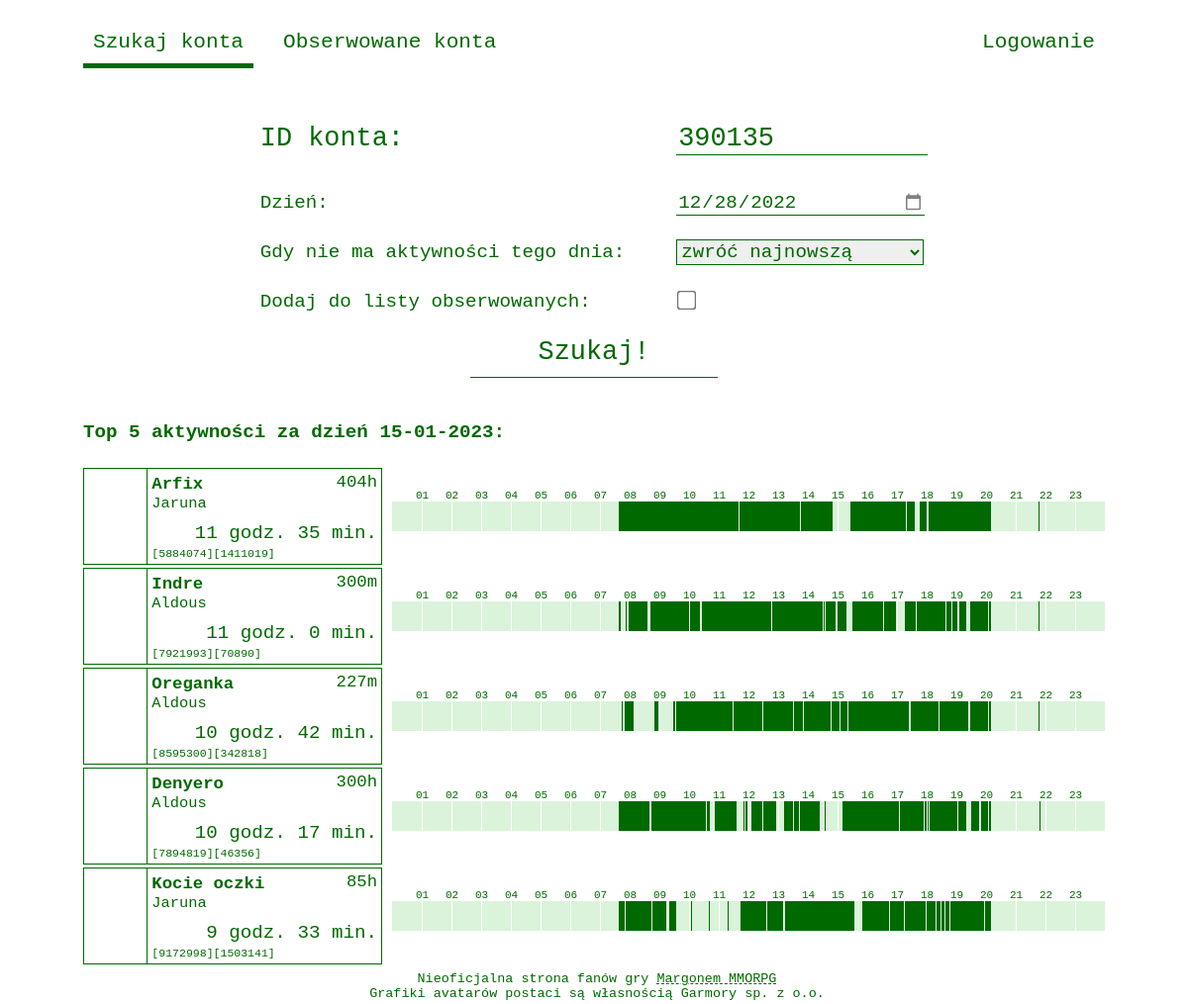
Screenshot of /stats/ with the database file from the repository.
### stats/models.py (models this page shows, shortened)
class Character(models.Model):
    class Profession(models.TextChoices):
        WARRIOR = 'w'
        MAGE = 'm'
        HUNTER = 'h'
        TRACKER = 't'
        PALADIN = 'p'
        BLADE_DANCER = 'b'
    account = models.ForeignKey(Account, on_delete=models.CASCADE)
    cid = models.IntegerField()
    world = models.CharField(max_length=10)
    nick = models.CharField(max_length=40, blank=True)
    lvl = models.SmallIntegerField(blank=True, null=True)
    prof = models.CharField(max_length=1, choices=Profession.choices, default=Profession.WARRIOR)
    avatar_url = models.CharField(max_length=200, blank=True)
    @property
    def nick_or_null(self) -> str:
        return "????" if len(self.nick) == 0 else self.nick
    @property
    def lvl_prof_or_null(self) -> str:
        return "??" if self.lvl is None else f"{self.lvl}{self.prof}"

class Activity(models.Model):
    character = models.ForeignKey(Character, on_delete=models.CASCADE)
    date = models.DateField(auto_now_add=True)
    activity = models.BinaryField(max_length=180, default=activity_default)  # 60 * 24 / 8
    @property
    def total_minutes(self) -> int:
        return self.__bits_unpacked.sum()
    @property
    def activity_time(self) -> str:
        total_minutes = self.total_minutes
        hours = int(total_minutes // 60)
        minutes = int(total_minutes % 60)
        str_ = f"{minutes} min."
        if hours > 0:
            str_ = f"{hours} godz. " + str_
        return str_
    @property
    def activity_plot(self):
        plot_width = 720
        bits = self.__bits_unpacked
        start_end_list = self.__get_start_end_list(bits)
        div_list = []
        for i in range(60, 1440, 60):
            left = round(i * plot_width / 1440, 4) + 10
            div_line = f"""<div class="activity-plot-hour-line" style="left: {left}px;"></div>"""
            div_list.append(div_line)
            hour = f"{i // 60:02d}"
            div_hour = f"""<div class="activity-plot-hour" style="left: {left - 6}px;">{hour}</div>"""
            div_list.append(div_hour)
        for (start, end) in start_end_list:
            left = round(start * plot_width / 1440, 4) + 10
            width = round((end - start) * plot_width / 1440, 4)
            div = f"""<div class="activity-plot-line" style="left: {left}px; width: {width}px;"></div>"""
            div_list.append(div)
        return "\n".join(div_list)
    @property
    def __bits_unpacked(self) -> np.ndarray:
        return np.unpackbits(np.asarray(bytearray(self.activity)))
    @staticmethod
    def __get_start_end_list(bits: np.ndarray) -> List[Tuple[int, int]]:
        start_end_list = []
        start = None
        for i in range(0, len(bits)):
            if bits[i] == 1 and start is None:
                start = i
            if bits[i] == 0 and start is not None:
                start_end_list.append((start, i))
                start = None
        if start is not None:
            start_end_list.append((start, len(bits)))
        return start_end_list

### stats/views.py (the view)
# urls.py: path('', views.IndexView.as_view(), name='index'),
class IndexView(View):
    http_method_names = ['get', 'post']
    def get(self, request):
        context = self.get_context_data(request)
        return render(request, 'stats/index.html', context)
    def post(self, request):
        """
        Obsługuje formularz wyszukiwania konta
        Kiedy dane formularza są poprawne, przekierowuje na szczegółowy widok dla podanego konta i daty
        """
        form = SearchAccountForm(request.POST)
        if form.is_valid():
            account_id = form.cleaned_data['account_id']
            activity_date = form.cleaned_data['activity_date']
            no_date_option = form.cleaned_data['no_date_option']
            follow = form.cleaned_data['follow']
            request.session["follow"] = follow
            request.session["no_date_option"] = no_date_option
            return redirect('stats:detail', aid=account_id, activity_date=activity_date)
        context = self.get_context_data(request, form)
        return render(request, 'stats/index.html', context)
    def get_context_data(self, request, form: SearchAccountForm = None):
        context = {
            'form': self.get_form(request, form),
            'top': self.get_top_ranking()
        }
        return context
    @staticmethod
    def get_form(request, form: SearchAccountForm = None):
        if form is not None:
            return form
        if 'account_not_exists' in request.session:
            aid, activity_date = request.session["account_not_exists"].values()
            form = SearchAccountForm({'account_id': aid, 'activity_date': activity_date, 'no_date_option': 'last'})
            request.session.pop('account_not_exists', None)
        else:
            form = SearchAccountForm(initial={'account_id': 390135, 'activity_date': date(2022, 12, 28)})
        form.fields['activity_date'].widget.attrs.update({
            'min': '2022-12-28',
            'max': date.today()
        })
        return form
    @staticmethod
    def get_top_ranking():
        latest_activity_date = Activity.objects.aggregate(Max('date')).get('date__max')
        activity_query_set = Activity.objects.filter(date=latest_activity_date)
        top_activity = sorted(activity_query_set, key=lambda a: a.total_minutes, reverse=True)[:5]
        top_character_activity = [(activity.character, activity) for activity in top_activity]
        return {
            'date': latest_activity_date,
            'character_activity_list': top_character_activity
        }

### stats/forms.py
class SearchAccountForm(forms.Form):
    account_id = AccountIdField()
    activity_date = forms.DateField(
        label='Dzień',
        widget=forms.DateInput(attrs={'type': 'date'}),
        required=True
    )
    no_date_option = forms.ChoiceField(
        label='Gdy nie ma aktywności tego dnia',
        choices=(
            ('last', 'zwróć najnowszą'),
            ('first', 'zwróć najstarszą')
        )
    )
    follow = forms.BooleanField(
        label='Dodaj do listy obserwowanych',
        required=False
    )

### stats/templates/stats/index.html (shortened to what this page needs)
{% extends "stats/base.html" %}
{% load static %}
{% block content %}
    {% load static %}
    <link rel="stylesheet" href="{% static 'stats/css/index.css' %}">
    <form action="{% url 'stats:index' %}" method="post">
        <table>{{ form.as_table }}
            <tr>
                <td colspan="2"><input type="submit" value="Szukaj!"></td>
            </tr>
        </table>
    </form>
    {% if top %}
        <h4>Top 5 aktywności za dzień {{ top.date|date:"d-m-Y" }}:</h4>
        {% include "stats/char_box_and_plot.html" with character_activity_list=top.character_activity_list only %}
    {% endif %}
{% endblock %}

### stats/templates/stats/char_box_and_plot.html (shortened to what this page needs)
{% load static %}
<link rel="stylesheet" href="{% static 'stats/css/char_box_and_plot.css' %}">
{% for character, activity in character_activity_list %}
    <div class="char-box-and-plot">
        <div class="char-box">
            <div class="char-box-img"
                 style="background-image:
                         {% if character.avatar_url %}
                             url('https://micc.garmory-cdn.cloud/obrazki/postacie{{ character.avatar_url }}'); background-size: 256px 384px;
                         {% else %}
                             url('https://unia.margonem.pl/img/def-npc.gif'); background-size: 64px 96px;
                         {% endif %}">
            </div>
            <div class="char-box-info">
                <span class="char-box-nick">{{ character.nick_or_null }}</span>
                <span class="char-box-lvl-prof">{{ character.lvl_prof_or_null }}</span>
                <div class="char-box-world">{{ character.world }}</div>
                <div class="char-box-aid">[{{ character.account_id }}][{{ character.cid }}]</div>
                {% if activity %}
                    <div class="char-box-activity-time">
                        {{ activity.activity_time }}
                    </div>
                {% endif %}
            </div>
        </div>
        {% if activity %}
            <div class="activity-plot">
                {{ activity.activity_plot|safe }}
            </div>
        {% endif %}
    </div>
{% endfor %}

### stats/static/stats/css/base.css (style rules this page uses)
body { background-color: #ffffff; width: 1032px; margin: auto; padding: 0; font-family: Andale Mono, monospace; font-size: 1.2em; font-stretch: semi-expanded; color: #006900; }
div, h1, h2, h3, h4, a, label, footer, nav { user-select: none; }
form table { margin: auto; border-spacing: 50px 0; }
form label { display: inline-block; width: 100%; height: 100%; font-weight: normal; text-align: left; }
form tr { height: 50px; }
form td, form input[type="text"], form input[type="date"], form input[type="submit"], form input[type="password"], form input[type="email"], form select, form option { width: 250px; font-family: inherit; font-stretch: inherit; font-size: inherit; color: #006900; }
form input[type="text"], form input[type="date"], form input[type="password"], form input[type="email"], form input[type="submit"] { border: none; border-bottom: 1px solid #006900; }
form select { border: 1px solid #006900; }
form input[type="checkbox"] { transform: scale(1.5); accent-color: #006900; }
form input[type="submit"] { font-size: 1.4em; background-color: white; padding: 10px; display: block; margin: auto; }

### stats/static/stats/css/index.css (style rules this page uses)
form { height: 300px; }
form tr:first-child { height: 80px; font-weight: 400; font-size: 1.4em; }

### stats/static/stats/css/char_box_and_plot.css (style rules this page uses)
.char-box-and-plot { height: 98px; width: 1032px; display: flex; margin-bottom: 3px; }
.char-box-and-plot:last-of-type { margin-bottom: 40px; }
.char-box { height: 96px; width: 300px; border: 1px solid #006900; display: flex; position: relative; }
.char-box-img { width: 64px; height: 96px; border-right: 1px solid #006900; image-rendering: pixelated; }
.char-box-info { padding: 4px; width: 230px; }
.char-box-nick { font-weight: bold; font-size: 0.9em; }
.char-box-lvl-prof { float: right; font-size: 0.9em; }
.char-box-world { font-size: 0.8em; text-transform: capitalize; }
.char-box-aid { font-size: 0.6em; position: absolute; bottom: 4px; user-select: text; }
.char-box-activity-time { position: absolute; bottom: 20px; right: 4px; }
.activity-plot-line { position: absolute; height: 30px; top: 34px; background-color: #006900; }
.activity-plot { width: 730px; height: 98px; position: relative; }
.activity-plot-hour { height: 10px; position: absolute; top: 22px; background-color: white; color: #006900; font-size: 11px; text-align: center; }

### rows the page displays
Character: nick_or_null "Arfix", lvl_prof_or_null "404h", world "Jaruna", account_id "5884074", cid "1411019", activity_time "11 godz. 35 min.", activity_plot "01 02 03 04 05 06 07 08 09 10 11 12 13 14 15 16 17 18 19 20 21 22 23"
Character: nick_or_null "Indre", lvl_prof_or_null "300m", world "Aldous", account_id "7921993", cid "70890", activity_time "11 godz. 0 min.", activity_plot "01 02 03 04 05 06 07 08 09 10 11 12 13 14 15 16 17 18 19 20 21 22 23"
Character: nick_or_null "Oreganka", lvl_prof_or_null "227m", world "Aldous", account_id "8595300", cid "342818", activity_time "10 godz. 42 min.", activity_plot "01 02 03 04 05 06 07 08 09 10 11 12 13 14 15 16 17 18 19 20 21 22 23"
Character: nick_or_null "Denyero", lvl_prof_or_null "300h", world "Aldous", account_id "7894819", cid "46356", activity_time "10 godz. 17 min.", activity_plot "01 02 03 04 05 06 07 08 09 10 11 12 13 14 15 16 17 18 19 20 21 22 23"
Character: nick_or_null "Kocie oczki", lvl_prof_or_null "85h", world "Jaruna", account_id "9172998", cid "1503141", activity_time "9 godz. 33 min.", activity_plot "01 02 03 04 05 06 07 08 09 10 11 12 13 14 15 16 17 18 19 20 21 22 23"

### other values shown
{{ top.date|date:"d-m-Y" }} "15-01-2023"
